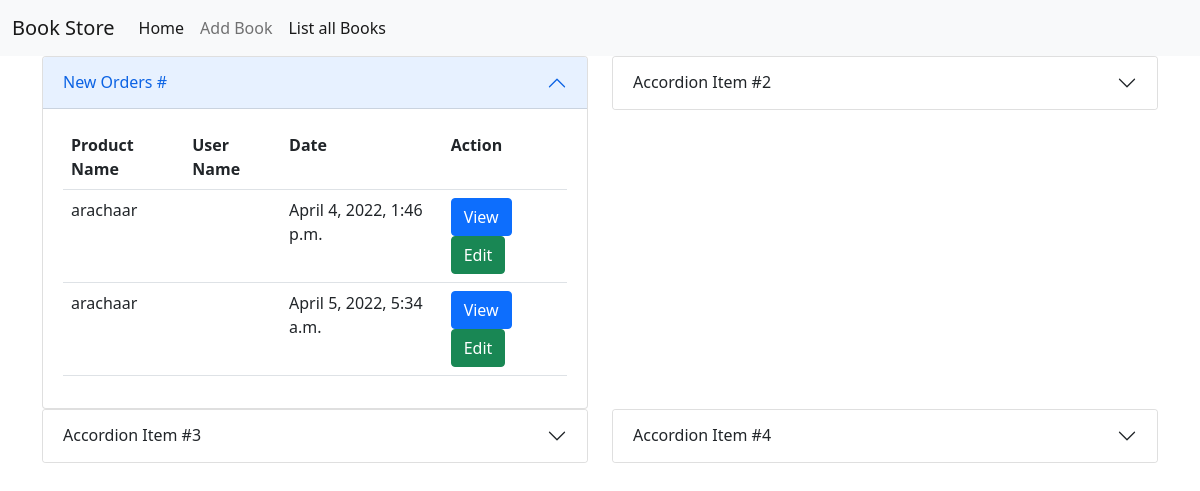
Page /owner/dashboard on the earlier database version.
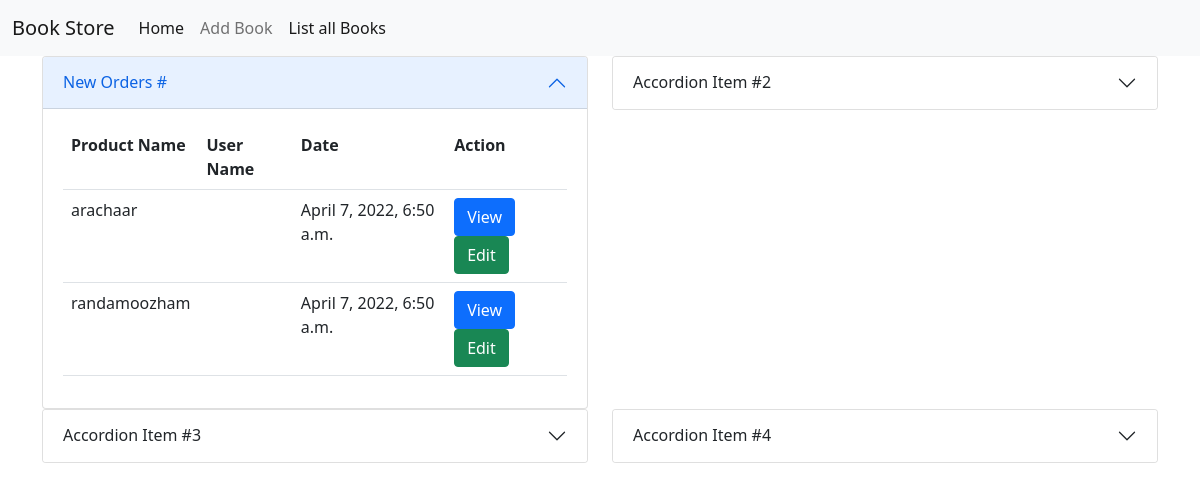
Same page on the later database version.
### customer/models.py (models this page shows)
class Orders(models.Model):
    product=models.ForeignKey(Books,on_delete=models.CASCADE)
    user=models.ForeignKey(User,on_delete=models.CASCADE)
    address=models.CharField(max_length=120)
    date=models.DateTimeField(auto_now_add=True,null=True)
    ddate=datetime.today()+timedelta(days=5)
    expected_delivery_date=models.DateField(default=ddate,null=True)
    options=(
        ("orderplaced","orderplaced"),
        ("dispatched","dispatched"),
        ("in_transit","in_transit"),
        ("deliverd","deliverd"),
        ("order_cancelled","order_cancelled")
    )
    status=models.CharField(max_length=120,choices=options,default="orderplaced")

### owner/models.py (models this page shows, shortened)
class Books(models.Model):
    book_name=models.CharField(max_length=120,unique=True)
    author=models.CharField(max_length=120)
    amount=models.PositiveIntegerField()
    copies=models.PositiveIntegerField()
    image=models.ImageField(upload_to="images",null=True)

### owner/views.py (the view)
# urls.py: path("owner/dashboard",views.DashBoardView.as_view(),name="dashboard"),
class DashBoardView(TemplateView):
    template_name = "dashboard.html"
    def get(self,request,*args,**kwargs):
        new_orders=Orders.objects.filter(status="orderplaced")
        return render(request,self.template_name,{"new_orders":new_orders})

### owner/templates/dashboard.html (shortened to what this page needs)
{%extends 'base.html'%}
{%block body_block%}
<div class="row">
    <div class="col-6">
        <div class="accordion-item">
            <h2 class="accordion-header" id="headingOne">
                <button class="accordion-button" type="button" data-bs-toggle="collapse" data-bs-target="#collapseOne"
                        aria-expanded="true" aria-controls="collapseOne">
                    New Orders #
                </button>
            </h2>
            <div id="collapseOne" class="accordion-collapse collapse show" aria-labelledby="headingOne"
                 data-bs-parent="#accordionExample">
                <div class="accordion-body">
                   <table class="table">
                       <tr>
                           <th>Product Name</th>
                           <th>User Name</th>
                           <th>Date</th>
                           <th>Action</th>
                       </tr>
                       {%for order in new_orders%}
                       <tr>
                           <td>{{order.product.book_name}}</td>
                           <td>{{request.user.username}}</td>
                           <td>{{order.date}}</td>
                           <td>
                               <a href="{%url 'orderdetail' order.id%}" class="btn btn-primary">View</a>
                               <a href="{%url 'updateorder' order.id%}" class="btn btn-success">Edit</a>
                           </td>
                       </tr>
                       {%endfor%}
                   </table>
                </div>
            </div>
        </div>
    </div>
    <div class="col-6">
        <div class="accordion-item">
            <h2 class="accordion-header" id="headingTwo">
                <button class="accordion-button collapsed" type="button" data-bs-toggle="collapse"
                        data-bs-target="#collapseTwo" aria-expanded="false" aria-controls="collapseTwo">
                    Accordion Item #2
                </button>
            </h2>
        </div>
    </div>
</div>
<div class="row">
    <div class="col-6">
        <div class="accordion-item">
            <h2 class="accordion-header" id="headingThree">
                <button class="accordion-button collapsed" type="button" data-bs-toggle="collapse"
                        data-bs-target="#collapseThree" aria-expanded="false" aria-controls="collapseThree">
                    Accordion Item #3
                </button>
            </h2>
        </div>
    </div>
    <div class="col-6">
        <div class="accordion-item">
            <h2 class="accordion-header" id="headingFour">
                <button class="accordion-button collapsed" type="button" data-bs-toggle="collapse"
                        data-bs-target="#collapseFour" aria-expanded="false" aria-controls="collapseFour">
                    Accordion Item #4
                </button>
            </h2>
        </div>
    </div>
</div>
{%endblock%}

Differences in the rows shown:
no longer on this page (row edited): Orders: product.book_name "arachaar", date "April 4, 2022, 1:46 p.m."
no longer on this page (row edited): Orders: product.book_name "arachaar", date "April 5, 2022, 5:34 a.m."
added Orders: product.book_name "arachaar", date "April 7, 2022, 6:50 a.m."
added Orders: product.book_name "randamoozham", date "April 7, 2022, 6:50 a.m."
